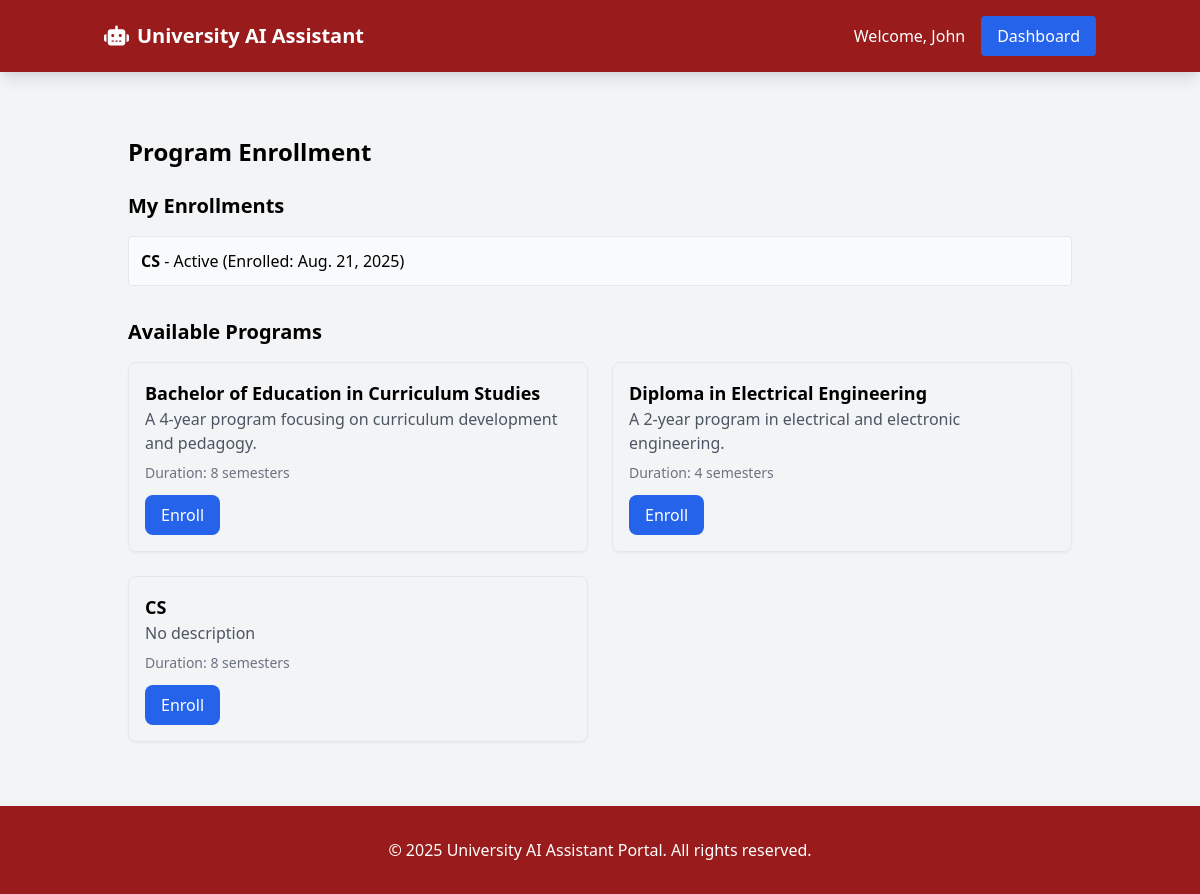
/program-enrollment/ (signed in), run on the app's committed database.
### accounts/models.py (models this page shows, shortened)
class User(AbstractUser):
    ROLE_CHOICES = (
        ('student', 'Student'),
        ('lecturer', 'Lecturer'),
        ('admin', 'Administrator'),
    )
    role = models.CharField(max_length=10, choices=ROLE_CHOICES, default='student')
    registration_number = models.CharField(max_length=20, blank=True, null=True, unique=True)
    phone_number = models.CharField(max_length=15, blank=True, null=True)
    profile_picture = models.ImageField(upload_to='profile_pics/', blank=True, null=True)
    groups = models.ManyToManyField(
        'auth.Group',
        verbose_name='groups',
        blank=True,
        help_text='The groups this user belongs to. A user will get all permissions granted to each of their groups.',
        related_name='custom_user_set',
        related_query_name='user',
    )
    user_permissions = models.ManyToManyField(
        'auth.Permission',
        verbose_name='user permissions',
        blank=True,
        help_text='Specific permissions for this user.',
        related_name='custom_user_set',
        related_query_name='user',
    )

### core/models.py (models this page shows, shortened)
class ProgramEnrollment(models.Model):
    student = models.ForeignKey(
        settings.AUTH_USER_MODEL,
        on_delete=models.CASCADE,
        limit_choices_to={'role': 'student'},
        related_name='program_enrollments'
    )
    program = models.ForeignKey(
        Program,
        on_delete=models.CASCADE,
        related_name='enrollments'
    )
    enrollment_date = models.DateField(default=timezone.now)  # ✅ fixed
    expected_graduation = models.DateField()
    is_active = models.BooleanField(default=True)
    status = models.CharField(
        max_length=20,
        default='active',
        choices=[
            ('active', 'Active'),
            ('completed', 'Completed'),
            ('suspended', 'Suspended'),
            ('withdrawn', 'Withdrawn'),
        ]
    )
    current_semester = models.IntegerField(default=1, validators=[MinValueValidator(1)])
    class Meta:
        unique_together = ['student', 'program']
        ordering = ['-enrollment_date']  # ✅ now works

class Program(models.Model):
    PROGRAM_CATEGORIES = (
        ('degree', 'Degree Program'),
        ('diploma', 'Diploma Program'),
        ('certificate', 'Certificate Program'),
        ('postgrad', 'Postgraduate Program'),
    )
    department = models.ForeignKey(
        "Department",
        on_delete=models.CASCADE,
        related_name="programs"
    )
    program_type = models.ForeignKey(
        "ProgramType",
        on_delete=models.CASCADE,
        related_name="programs"
    )
    code = models.CharField(
        max_length=20,
        unique=True,
        help_text="Program code (e.g., BSC-CS, DIP-BUS)"
    )
    name = models.CharField(max_length=200, help_text="Program name")
    description = models.TextField(blank=True, null=True)
    duration = models.IntegerField(help_text="Duration in semesters")
    total_credits = models.IntegerField(help_text="Total credits required")
    category = models.CharField(
        max_length=20,
        choices=PROGRAM_CATEGORIES,
        default="degree"
    )
    is_active = models.BooleanField(default=True)
    start_date = models.DateField(blank=True, null=True)
    end_date = models.DateField(blank=True, null=True)
    program_coordinator = models.ForeignKey(
        settings.AUTH_USER_MODEL,
        on_delete=models.SET_NULL,
        null=True,
        blank=True,
        limit_choices_to={'role': 'lecturer'},
        related_name='coordinated_programs'
    )
    tuition_fee = models.DecimalField(
        max_digits=10,
        decimal_places=2,
        default=0,
        help_text="Base tuition fee per semester"
    )
    registration_fee = models.DecimalField(
        max_digits=10,
        decimal_places=2,
        default=0,
        help_text="One-time registration fee"
    )
    exam_fee = models.DecimalField(
        max_digits=10,
        decimal_places=2,
        default=0,
        help_text="Exam fee per semester"
    )
    other_fees = models.DecimalField(
        max_digits=10,
        decimal_places=2,
        default=0,
        help_text="Any other applicable fees"
    )
    created_at = models.DateTimeField(auto_now_add=True)
    updated_at = models.DateTimeField(auto_now=True)
    class Meta:
        ordering = ["department", "code"]

### core/views.py (the view, shortened to what this page needs)
# urls.py: path("program-enrollment/", views.program_enrollment_view, name="program_enrollment"),
@login_required
def program_enrollment_view(request):
    return render(request, "dashboard/program_enrollment.html", {
        "programs": Program.objects.filter(is_active=True),
        "my_enrollments": ProgramEnrollment.objects.filter(student=request.user)
    })

### core/templates/dashboard/program_enrollment.html (shortened to what this page needs)
{% extends "base.html" %}
{% block content %}
<div class="container mx-auto px-6 py-8">
    <h1 class="text-2xl font-bold mb-6">Program Enrollment</h1>
    <h2 class="text-xl font-semibold mb-4">My Enrollments</h2>
    {% if my_enrollments %}
        <ul class="mb-8">
        {% for enrollment in my_enrollments %}
            <li class="mb-2 p-3 border rounded bg-gray-50">
                <strong>{{ enrollment.program.name }}</strong>
                - {{ enrollment.get_status_display }}
                (Enrolled: {{ enrollment.enrollment_date }})
            </li>
        {% endfor %}
        </ul>
    {% else %}
        <p class="text-gray-600 mb-6">You are not enrolled in any program.</p>
    {% endif %}
    <h2 class="text-xl font-semibold mb-4">Available Programs</h2>
    <div class="grid grid-cols-1 md:grid-cols-2 gap-6">
        {% for program in programs %}
        <div class="border rounded-lg p-4 shadow-sm hover:shadow-md transition">
            <h3 class="font-bold text-lg">{{ program.name }}</h3>
            <p class="text-gray-600 mb-2">{{ program.description|default:"No description" }}</p>
            <p class="text-sm text-gray-500 mb-3">Duration: {{ program.duration }} semesters</p>
            <form method="post">
                <button type="submit" class="bg-blue-600 hover:bg-blue-700 text-white px-4 py-2 rounded-lg">
                    Enroll
                </button>
            </form>
        </div>
        {% endfor %}
    </div>
</div>
{% endblock %}

### core/templates/base.html (shortened to what this page needs)
<!DOCTYPE html>
<html lang="en">
<head>
  <link href="https://cdn.jsdelivr.net/npm/tailwindcss@2.2.19/dist/tailwind.min.css" rel="stylesheet">
  <link rel="stylesheet" href="https://cdnjs.cloudflare.com/ajax/libs/font-awesome/6.4.0/css/all.min.css">
</head>
<body class="bg-gray-100 flex flex-col min-h-screen">
  <nav class="bg-red-800 text-white shadow-lg">
    <div class="container mx-auto px-4">
      <div class="flex justify-between items-center py-4">
        <div class="flex items-center space-x-4">
          <a href="{% url 'home' %}" class="text-xl font-bold">
            <i class="fas fa-robot mr-2"></i>University AI Assistant
          </a>
        </div>
        <div class="flex items-center space-x-4">
          {% if user.is_authenticated %}
          <span>Welcome, {{ user.first_name }}</span>
          <a href="{% url 'dashboard' %}" class="bg-blue-600 hover:bg-blue-700 px-4 py-2 rounded">Dashboard</a>
          {% else %}
          <a href="{% url 'register' %}" class="bg-blue-600 hover:bg-blue-700 px-4 py-2 rounded">Register</a>
          {% endif %}
        </div>
      </div>
    </div>
  </nav>
  <main class="container mx-auto px-4 py-8 flex-grow">
    {% block content %}
    {% endblock %}
  </main>
  <footer class="bg-red-800 text-white py-8">
    <div class="container mx-auto px-4 text-center">
      <p>&copy; 2025 University AI Assistant Portal. All rights reserved.</p>
    </div>
  </footer>
</body>
</html>

### data on the page
User: first_name "John"
ProgramEnrollment: program.name "CS", status "Active", enrollment_date "Aug. 21, 2025"
Program: name "Bachelor of Education in Curriculum Studies", description "A 4-year program focusing on curriculum development and pedagogy.", duration "8"
Program: name "Diploma in Electrical Engineering", description "A 2-year program in electrical and electronic engineering.", duration "4"
Program: name "CS", description "No description", duration "8"
